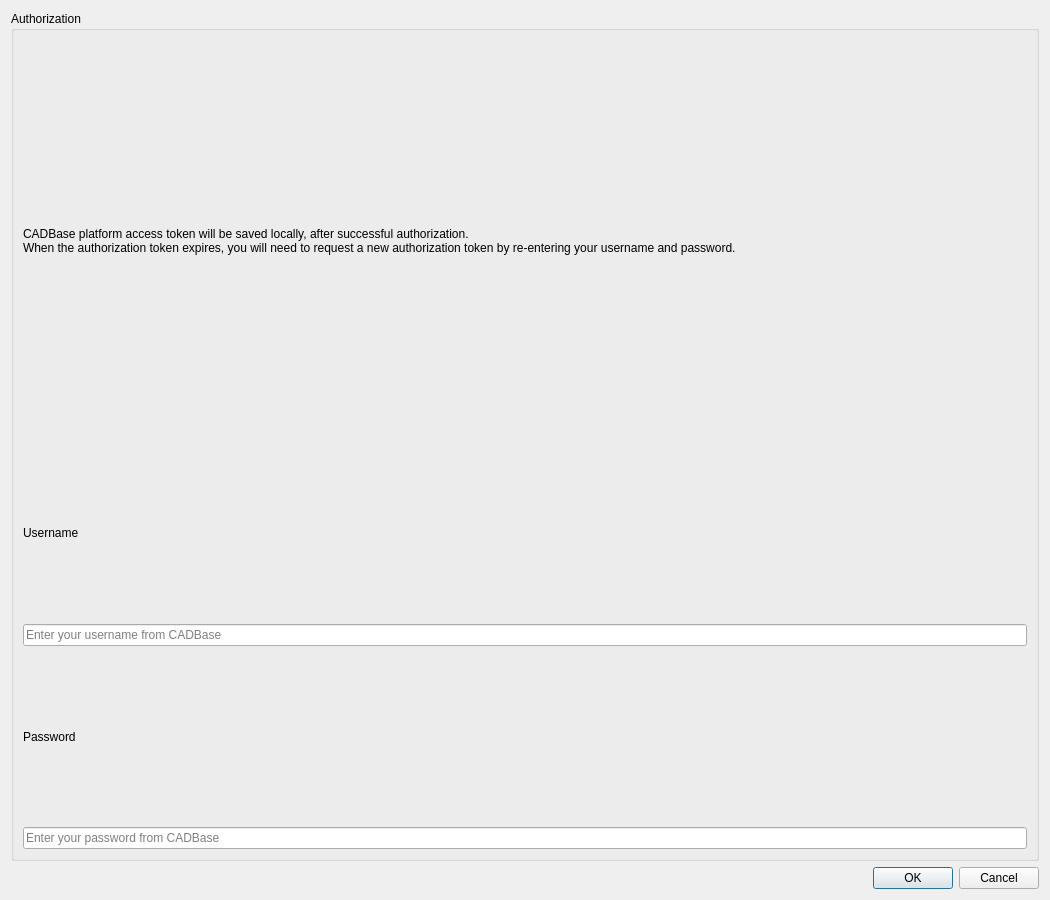
<?xml version="1.0" encoding="UTF-8"?>
<ui version="4.0">
 <class>Token</class>
 <widget class="QDialog" name="Token">
  <property name="geometry">
   <rect>
    <x>0</x>
    <y>0</y>
    <width>1050</width>
    <height>900</height>
   </rect>
  </property>
  <property name="windowTitle">
   <string>CADBase Library Authorization</string>
  </property>
  <layout class="QVBoxLayout" name="verticalLayout">
   <item>
    <widget class="QGroupBox" name="groupBox_2">
     <property name="title">
      <string>Authorization</string>
     </property>
     <layout class="QVBoxLayout" name="verticalLayout_2">
      <item>
       <widget class="QLabel" name="label">
        <property name="text">
         <string>CADBase platform access token will be saved locally, after successful authorization.
When the authorization token expires, you will need to request a new authorization token by re-entering your username and password.</string>
        </property>
        <property name="wordWrap">
         <bool>true</bool>
        </property>
       </widget>
      </item>
      <item>
       <layout class="QVBoxLayout" name="verticalLayout_5">
        <item>
         <widget class="QLabel" name="label_2">
          <property name="text">
           <string>Username</string>
          </property>
         </widget>
        </item>
        <item>
         <widget class="QLineEdit" name="lineEdit_2">
          <property name="placeholderText">
           <string>Enter your username from CADBase</string>
          </property>
         </widget>
        </item>
        <item>
         <widget class="QLabel" name="label_3">
          <property name="text">
           <string>Password</string>
          </property>
         </widget>
        </item>
        <item>
         <widget class="QLineEdit" name="lineEdit_4">
          <property name="echoMode">
           <enum>QLineEdit::Password</enum>
          </property>
          <property name="placeholderText">
           <string>Enter your password from CADBase</string>
          </property>
         </widget>
        </item>
       </layout>
      </item>
     </layout>
    </widget>
   </item>
   <item>
    <widget class="QDialogButtonBox" name="buttonBox">
     <property name="cursor">
      <cursorShape>PointingHandCursor</cursorShape>
     </property>
     <property name="standardButtons">
      <set>QDialogButtonBox::Cancel|QDialogButtonBox::Ok</set>
     </property>
    </widget>
   </item>
  </layout>
 </widget>
 <resources/>
 <connections/>
</ui>
